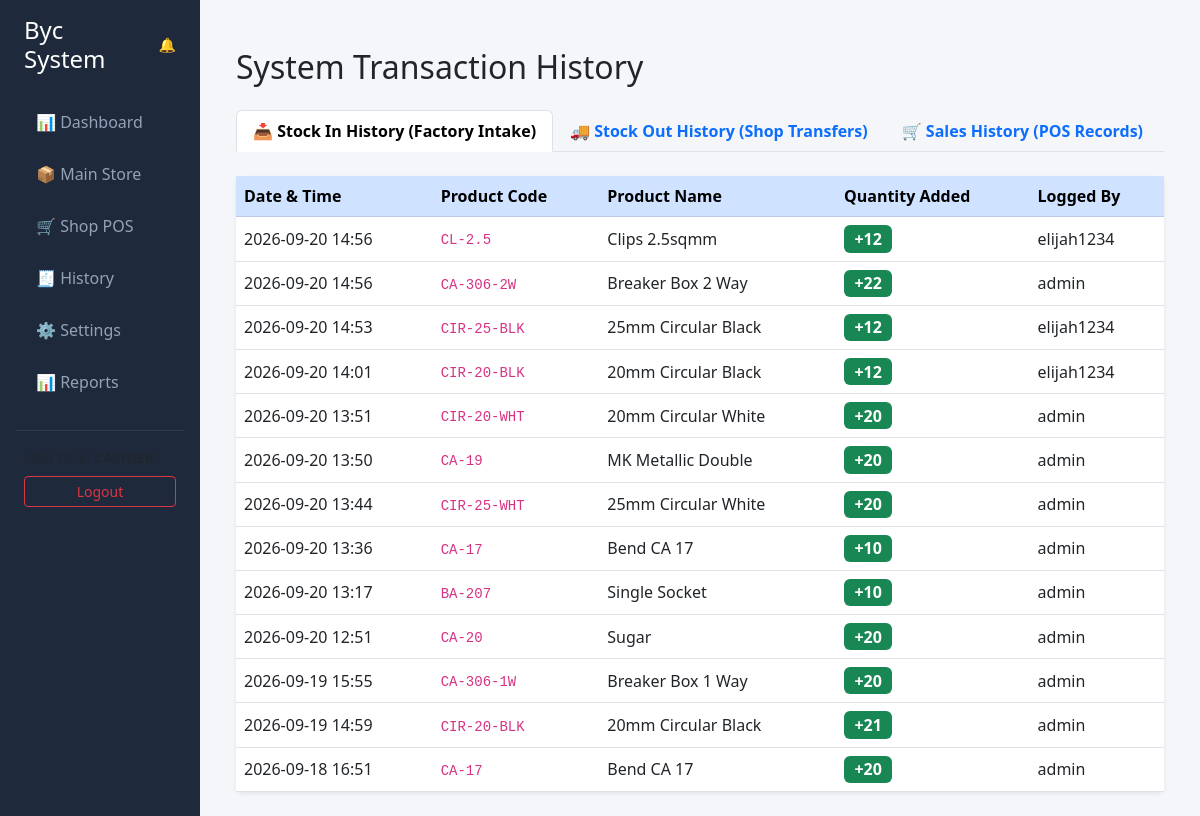
/sales-history/ (signed in), run on an earlier commit of the app's database.
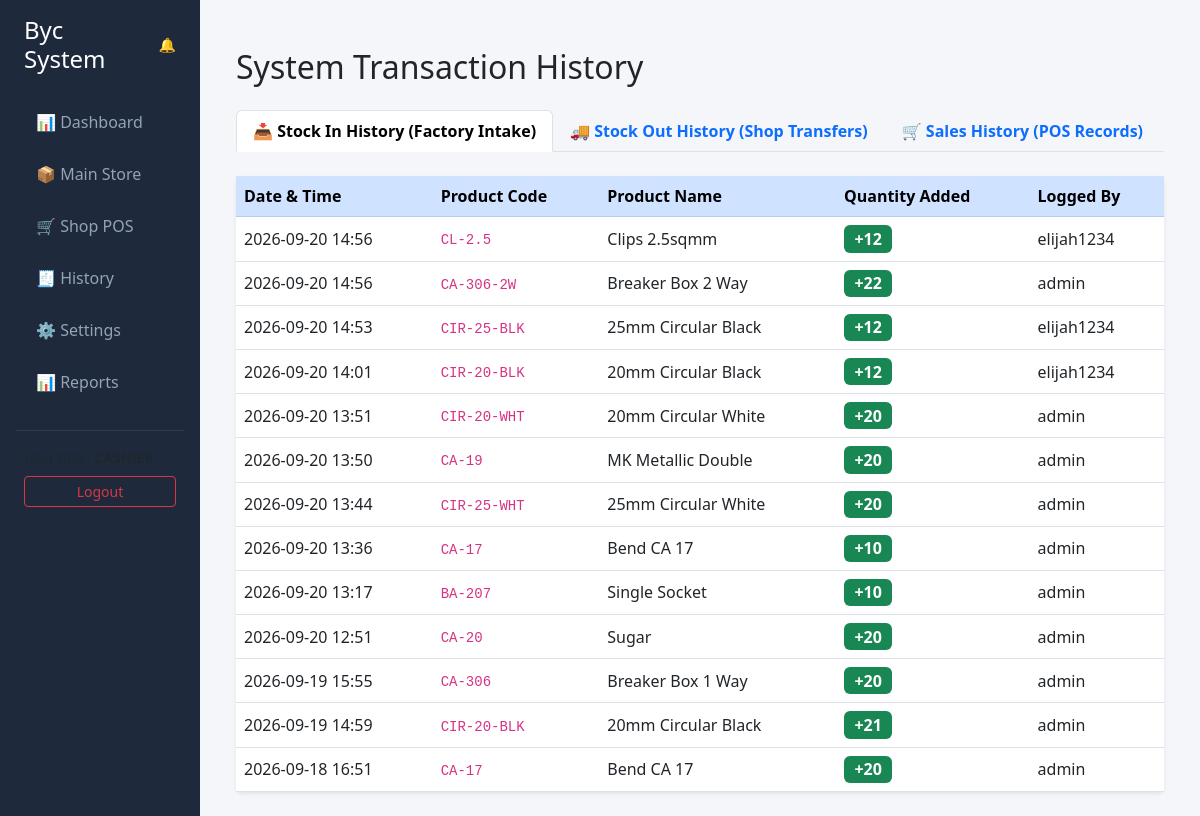
And on a later commit of the database.
### core/models.py (models this page shows, shortened)
class StockIn(models.Model):
    product = models.ForeignKey(Product, on_delete=models.CASCADE)
    quantity = models.PositiveIntegerField()
    created_at = models.DateTimeField(auto_now_add=True)
    created_by = models.ForeignKey(User, on_delete=models.SET_NULL, null=True, blank=True)

class Product(models.Model):
    product_code = models.CharField(max_length=50, unique=True)
    product_name = models.CharField(max_length=150)
    category = models.CharField(max_length=100, blank=True, null=True)
    min_stock_level = models.PositiveIntegerField(default=10)
    default_unit_price = models.DecimalField(max_digits=12, decimal_places=2, default=0.00)
    created_at = models.DateTimeField(auto_now_add=True)

class User(AbstractUser):
    ROLE_CHOICES = (
        ('admin', 'Administrator'),
        ('main_store', 'Main Store Manager'),
        ('shop', 'Shop Cashier'),
    )
    role = models.CharField(max_length=20, choices=ROLE_CHOICES, default='shop')

### core/views.py (the view)
# urls.py: path('sales-history/', views.history_view, name='sales_history'),
@login_required
def history_view(request):
    stock_in_history = StockIn.objects.select_related('product', 'created_by').order_by('-created_at')
    stock_out_history = StockOut.objects.select_related('product', 'created_by').order_by('-created_at')
    sales_history = Sale.objects.select_related('customer', 'cashier').prefetch_related('items__product').order_by('-created_at')
    return render(request, 'core/history.html', {
        'stock_in_history': stock_in_history,
        'stock_out_history': stock_out_history,
        'sales_history': sales_history,
    })

### core/templates/core/history.html (shortened to what this page needs)
{% extends 'core/base.html' %}
{% block content %}
<div class="container mt-4">
    <h2 class="mb-4">System Transaction History</h2>
    <ul class="nav nav-tabs mb-4" id="historyTabs" role="tablist">
        <li class="nav-item" role="presentation">
            <button class="nav-link active fw-bold" id="stock-in-tab" data-bs-toggle="tab" data-bs-target="#stock-in" type="button" role="tab">
                📥 Stock In History (Factory Intake)
            </button>
        </li>
        <li class="nav-item" role="presentation">
            <button class="nav-link fw-bold" id="stock-out-tab" data-bs-toggle="tab" data-bs-target="#stock-out" type="button" role="tab">
                🚚 Stock Out History (Shop Transfers)
            </button>
        </li>
        <li class="nav-item" role="presentation">
            <button class="nav-link fw-bold" id="sales-history-tab" data-bs-toggle="tab" data-bs-target="#sales-history" type="button" role="tab">
                🛒 Sales History (POS Records)
            </button>
        </li>
    </ul>
    <div class="tab-content" id="historyTabsContent">
        <div class="tab-pane fade show active" id="stock-in" role="tabpanel">
            <div class="card shadow-sm border-0">
                <div class="card-body p-0">
                    <div class="table-responsive">
                        <table class="table table-hover align-middle mb-0">
                            <thead class="table-primary">
                                <tr>
                                    <th>Date & Time</th>
                                    <th>Product Code</th>
                                    <th>Product Name</th>
                                    <th>Quantity Added</th>
                                    <th>Logged By</th>
                                </tr>
                            </thead>
                            <tbody id="stock-in-tbody">
                                {% for item in stock_in_history %}
                                <tr>
                                    <td>{{ item.created_at|date:"Y-m-d H:i" }}</td>
                                    <td><code>{{ item.product.product_code|default:"N/A" }}</code></td>
                                    <td>{{ item.product.product_name }}</td>
                                    <td><span class="badge bg-success fs-6">+{{ item.quantity }}</span></td>
                                    <td>{{ item.created_by.username|default:"System" }}</td>
                                </tr>
                                {% empty %}
                                <tr>
                                    <td colspan="5" class="text-center text-muted py-4">No Stock In records found.</td>
                                </tr>
                                {% endfor %}
                            </tbody>
                        </table>
                    </div>
                </div>
            </div>
        </div>
    </div>
</div>
{% endblock %}

What changed in the data, as far as the page shows it:
changed through a linked row, StockIn "Breaker Box 1 Way": product.product_code "CA-306-1W" → "CA-306"
